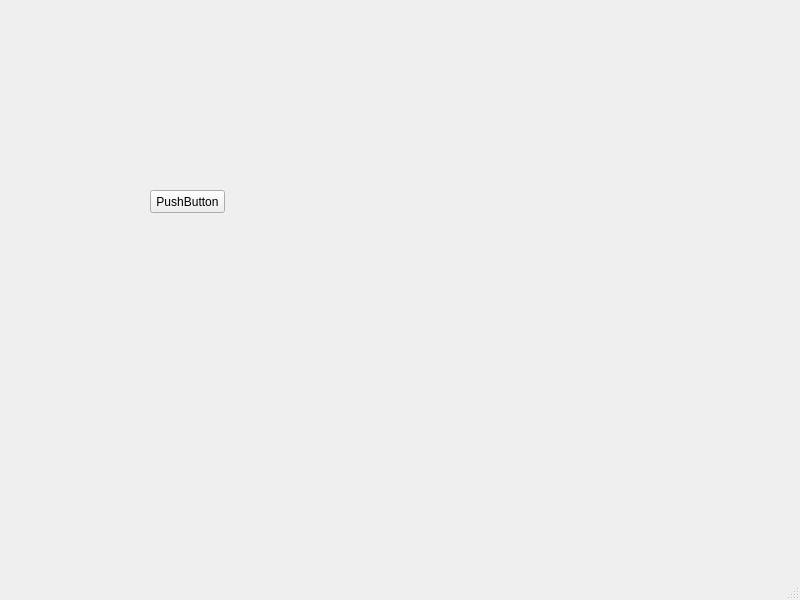
<?xml version="1.0" encoding="UTF-8"?>
<ui version="4.0">
 <class>MainWindow</class>
 <widget class="QMainWindow" name="MainWindow">
  <property name="geometry">
   <rect>
    <x>0</x>
    <y>0</y>
    <width>800</width>
    <height>600</height>
   </rect>
  </property>
  <property name="windowTitle">
   <string>MainWindow</string>
  </property>
  <widget class="QWidget" name="centralwidget">
   <widget class="QPushButton" name="pushButton">
    <property name="geometry">
     <rect>
      <x>150</x>
      <y>190</y>
      <width>75</width>
      <height>23</height>
     </rect>
    </property>
    <property name="text">
     <string>PushButton</string>
    </property>
   </widget>
  </widget>
  <widget class="QMenuBar" name="menubar">
   <property name="geometry">
    <rect>
     <x>0</x>
     <y>0</y>
     <width>800</width>
     <height>21</height>
    </rect>
   </property>
  </widget>
  <widget class="QStatusBar" name="statusbar"/>
 </widget>
 <resources/>
 <connections/>
</ui>
